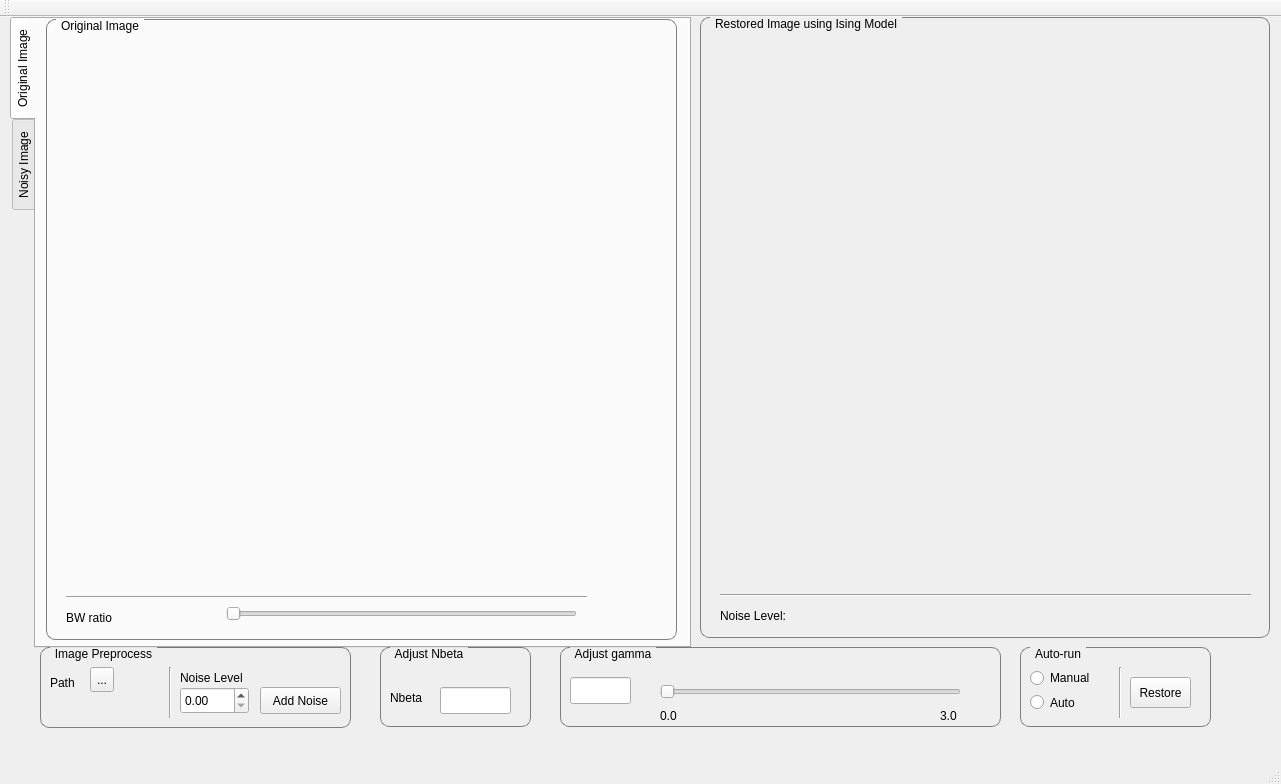
<?xml version="1.0" encoding="UTF-8"?>
<ui version="4.0">
 <class>MainWindow</class>
 <widget class="QMainWindow" name="MainWindow">
  <property name="geometry">
   <rect>
    <x>0</x>
    <y>0</y>
    <width>1281</width>
    <height>784</height>
   </rect>
  </property>
  <property name="windowTitle">
   <string>Image Restoration using Ising Model</string>
  </property>
  <widget class="QWidget" name="centralWidget">
   <widget class="QGroupBox" name="groupBox">
    <property name="geometry">
     <rect>
      <x>560</x>
      <y>630</y>
      <width>441</width>
      <height>80</height>
     </rect>
    </property>
    <property name="styleSheet">
     <string notr="true">QGroupBox {
	border: 1px solid gray;
	border-radius: 9px;
	margin-top: 0.5em;
}

QGroupBox::title{
	subcontrol-origin: margin;
	left: 10px;
	padding: 0 3px 0 3px;
}</string>
    </property>
    <property name="title">
     <string>Adjust gamma</string>
    </property>
    <property name="flat">
     <bool>false</bool>
    </property>
    <widget class="QLineEdit" name="gamma_box">
     <property name="geometry">
      <rect>
       <x>10</x>
       <y>30</y>
       <width>61</width>
       <height>27</height>
      </rect>
     </property>
     <property name="whatsThis">
      <string>&lt;html&gt;&lt;head/&gt;&lt;body&gt;&lt;p&gt;ratio of beta_max over beta&lt;/p&gt;&lt;/body&gt;&lt;/html&gt;</string>
     </property>
    </widget>
    <widget class="QSlider" name="gamma_slider">
     <property name="geometry">
      <rect>
       <x>100</x>
       <y>30</y>
       <width>301</width>
       <height>29</height>
      </rect>
     </property>
     <property name="orientation">
      <enum>Qt::Horizontal</enum>
     </property>
    </widget>
    <widget class="QLabel" name="label_2">
     <property name="geometry">
      <rect>
       <x>380</x>
       <y>60</y>
       <width>21</width>
       <height>17</height>
      </rect>
     </property>
     <property name="text">
      <string>3.0</string>
     </property>
    </widget>
    <widget class="QLabel" name="label_6">
     <property name="geometry">
      <rect>
       <x>100</x>
       <y>60</y>
       <width>21</width>
       <height>17</height>
      </rect>
     </property>
     <property name="text">
      <string>0.0</string>
     </property>
    </widget>
   </widget>
   <widget class="QGroupBox" name="groupBox_2">
    <property name="geometry">
     <rect>
      <x>380</x>
      <y>630</y>
      <width>151</width>
      <height>80</height>
     </rect>
    </property>
    <property name="styleSheet">
     <string notr="true">QGroupBox {
	border: 1px solid gray;
	border-radius: 9px;
	margin-top: 0.5em;
}

QGroupBox::title{
	subcontrol-origin: margin;
	left: 10px;
	padding: 0 3px 0 3px;
}</string>
    </property>
    <property name="title">
     <string>Adjust Nbeta</string>
    </property>
    <widget class="QLabel" name="label_5">
     <property name="geometry">
      <rect>
       <x>10</x>
       <y>40</y>
       <width>67</width>
       <height>21</height>
      </rect>
     </property>
     <property name="text">
      <string>Nbeta</string>
     </property>
    </widget>
    <widget class="QLineEdit" name="nbeta_box">
     <property name="geometry">
      <rect>
       <x>60</x>
       <y>40</y>
       <width>71</width>
       <height>27</height>
      </rect>
     </property>
     <property name="whatsThis">
      <string extracomment="Number of Beta to Annealing"/>
     </property>
     <property name="placeholderText">
      <string extracomment="Enter Number: 1000"/>
     </property>
    </widget>
   </widget>
   <widget class="QGroupBox" name="groupBox_3">
    <property name="geometry">
     <rect>
      <x>1020</x>
      <y>630</y>
      <width>191</width>
      <height>80</height>
     </rect>
    </property>
    <property name="styleSheet">
     <string notr="true">QGroupBox {
	border: 1px solid gray;
	border-radius: 9px;
	margin-top: 0.5em;
}

QGroupBox::title{
	subcontrol-origin: margin;
	left: 10px;
	padding: 0 3px 0 3px;
}</string>
    </property>
    <property name="title">
     <string>Auto-run</string>
    </property>
    <widget class="QRadioButton" name="manual_run_check">
     <property name="geometry">
      <rect>
       <x>10</x>
       <y>20</y>
       <width>91</width>
       <height>22</height>
      </rect>
     </property>
     <property name="text">
      <string>Manual</string>
     </property>
    </widget>
    <widget class="QRadioButton" name="auto_run_check">
     <property name="geometry">
      <rect>
       <x>10</x>
       <y>40</y>
       <width>91</width>
       <height>31</height>
      </rect>
     </property>
     <property name="text">
      <string>Auto</string>
     </property>
    </widget>
    <widget class="QPushButton" name="restore_trigger">
     <property name="geometry">
      <rect>
       <x>110</x>
       <y>30</y>
       <width>61</width>
       <height>31</height>
      </rect>
     </property>
     <property name="text">
      <string>Restore</string>
     </property>
    </widget>
    <widget class="Line" name="line">
     <property name="geometry">
      <rect>
       <x>90</x>
       <y>20</y>
       <width>20</width>
       <height>51</height>
      </rect>
     </property>
     <property name="orientation">
      <enum>Qt::Vertical</enum>
     </property>
    </widget>
   </widget>
   <widget class="QGroupBox" name="groupBox_4">
    <property name="geometry">
     <rect>
      <x>40</x>
      <y>630</y>
      <width>311</width>
      <height>81</height>
     </rect>
    </property>
    <property name="styleSheet">
     <string notr="true">QGroupBox {
	border: 1px solid gray;
	border-radius: 9px;
	margin-top: 0.5em;
}

QGroupBox::title{
	subcontrol-origin: margin;
	left: 10px;
	padding: 0 3px 0 3px;
}</string>
    </property>
    <property name="title">
     <string>Image Preprocess</string>
    </property>
    <widget class="QLabel" name="label">
     <property name="geometry">
      <rect>
       <x>140</x>
       <y>20</y>
       <width>81</width>
       <height>21</height>
      </rect>
     </property>
     <property name="text">
      <string>Noise Level</string>
     </property>
    </widget>
    <widget class="QLabel" name="label_7">
     <property name="geometry">
      <rect>
       <x>10</x>
       <y>20</y>
       <width>31</width>
       <height>31</height>
      </rect>
     </property>
     <property name="text">
      <string>Path</string>
     </property>
    </widget>
    <widget class="QDoubleSpinBox" name="noise_level_box">
     <property name="geometry">
      <rect>
       <x>140</x>
       <y>40</y>
       <width>69</width>
       <height>27</height>
      </rect>
     </property>
    </widget>
    <widget class="QToolButton" name="image_path">
     <property name="geometry">
      <rect>
       <x>50</x>
       <y>20</y>
       <width>24</width>
       <height>25</height>
      </rect>
     </property>
     <property name="text">
      <string>...</string>
     </property>
    </widget>
    <widget class="Line" name="line_3">
     <property name="geometry">
      <rect>
       <x>120</x>
       <y>20</y>
       <width>20</width>
       <height>51</height>
      </rect>
     </property>
     <property name="orientation">
      <enum>Qt::Vertical</enum>
     </property>
    </widget>
    <widget class="QLabel" name="path_display">
     <property name="geometry">
      <rect>
       <x>20</x>
       <y>50</y>
       <width>101</width>
       <height>20</height>
      </rect>
     </property>
     <property name="layoutDirection">
      <enum>Qt::LeftToRight</enum>
     </property>
     <property name="text">
      <string/>
     </property>
    </widget>
    <widget class="QPushButton" name="add_noise_button">
     <property name="geometry">
      <rect>
       <x>220</x>
       <y>40</y>
       <width>81</width>
       <height>27</height>
      </rect>
     </property>
     <property name="text">
      <string>Add Noise</string>
     </property>
    </widget>
   </widget>
   <widget class="QGroupBox" name="groupBox_6">
    <property name="geometry">
     <rect>
      <x>700</x>
      <y>0</y>
      <width>570</width>
      <height>621</height>
     </rect>
    </property>
    <property name="styleSheet">
     <string notr="true">QGroupBox {
	border: 1px solid gray;
	border-radius: 9px;
	margin-top: 0.5em;
}

QGroupBox::title{
	subcontrol-origin: margin;
	left: 10px;
	padding: 0 3px 0 3px;
}</string>
    </property>
    <property name="title">
     <string>Restored Image using Ising Model</string>
    </property>
    <widget class="QLabel" name="restore_image">
     <property name="geometry">
      <rect>
       <x>30</x>
       <y>30</y>
       <width>512</width>
       <height>512</height>
      </rect>
     </property>
     <property name="text">
      <string/>
     </property>
    </widget>
    <widget class="Line" name="line_4">
     <property name="geometry">
      <rect>
       <x>20</x>
       <y>570</y>
       <width>531</width>
       <height>16</height>
      </rect>
     </property>
     <property name="orientation">
      <enum>Qt::Horizontal</enum>
     </property>
    </widget>
    <widget class="QLabel" name="label_8">
     <property name="geometry">
      <rect>
       <x>20</x>
       <y>590</y>
       <width>81</width>
       <height>17</height>
      </rect>
     </property>
     <property name="text">
      <string>Noise Level:</string>
     </property>
    </widget>
    <widget class="QLabel" name="restore_noise_level">
     <property name="geometry">
      <rect>
       <x>130</x>
       <y>590</y>
       <width>111</width>
       <height>17</height>
      </rect>
     </property>
     <property name="text">
      <string/>
     </property>
    </widget>
   </widget>
   <widget class="QTabWidget" name="tabWidget">
    <property name="geometry">
     <rect>
      <x>10</x>
      <y>0</y>
      <width>681</width>
      <height>631</height>
     </rect>
    </property>
    <property name="tabPosition">
     <enum>QTabWidget::West</enum>
    </property>
    <property name="currentIndex">
     <number>0</number>
    </property>
    <widget class="QWidget" name="tab">
     <attribute name="title">
      <string>Original Image</string>
     </attribute>
     <widget class="QGroupBox" name="groupBox_7">
      <property name="geometry">
       <rect>
        <x>10</x>
        <y>0</y>
        <width>631</width>
        <height>621</height>
       </rect>
      </property>
      <property name="styleSheet">
       <string notr="true">QGroupBox {
	border: 1px solid gray;
	border-radius: 9px;
	margin-top: 0.5em;
}

QGroupBox::title{
	subcontrol-origin: margin;
	left: 10px;
	padding: 0 3px 0 3px;
}</string>
      </property>
      <property name="title">
       <string>Original Image</string>
      </property>
      <widget class="QLabel" name="original_image">
       <property name="geometry">
        <rect>
         <x>60</x>
         <y>30</y>
         <width>512</width>
         <height>512</height>
        </rect>
       </property>
       <property name="text">
        <string/>
       </property>
      </widget>
      <widget class="Line" name="line_5">
       <property name="geometry">
        <rect>
         <x>20</x>
         <y>570</y>
         <width>521</width>
         <height>16</height>
        </rect>
       </property>
       <property name="orientation">
        <enum>Qt::Horizontal</enum>
       </property>
      </widget>
      <widget class="QLabel" name="label_4">
       <property name="geometry">
        <rect>
         <x>20</x>
         <y>590</y>
         <width>71</width>
         <height>17</height>
        </rect>
       </property>
       <property name="text">
        <string>BW ratio</string>
       </property>
      </widget>
      <widget class="QLabel" name="ratio_display">
       <property name="geometry">
        <rect>
         <x>90</x>
         <y>590</y>
         <width>67</width>
         <height>17</height>
        </rect>
       </property>
       <property name="text">
        <string/>
       </property>
      </widget>
      <widget class="QSlider" name="ratio_slider">
       <property name="geometry">
        <rect>
         <x>180</x>
         <y>580</y>
         <width>351</width>
         <height>29</height>
        </rect>
       </property>
       <property name="orientation">
        <enum>Qt::Horizontal</enum>
       </property>
      </widget>
     </widget>
    </widget>
    <widget class="QWidget" name="tab_2">
     <attribute name="title">
      <string>Noisy Image</string>
     </attribute>
     <widget class="QGroupBox" name="groupBox_5">
      <property name="geometry">
       <rect>
        <x>10</x>
        <y>0</y>
        <width>631</width>
        <height>621</height>
       </rect>
      </property>
      <property name="styleSheet">
       <string notr="true">QGroupBox {
	border: 1px solid gray;
	border-radius: 9px;
	margin-top: 0.5em;
}

QGroupBox::title{
	subcontrol-origin: margin;
	left: 10px;
	padding: 0 3px 0 3px;
}</string>
      </property>
      <property name="title">
       <string>Noisy Image</string>
      </property>
      <widget class="QLabel" name="noisy_image">
       <property name="geometry">
        <rect>
         <x>60</x>
         <y>30</y>
         <width>512</width>
         <height>512</height>
        </rect>
       </property>
       <property name="text">
        <string/>
       </property>
      </widget>
      <widget class="Line" name="line_2">
       <property name="geometry">
        <rect>
         <x>20</x>
         <y>570</y>
         <width>521</width>
         <height>16</height>
        </rect>
       </property>
       <property name="orientation">
        <enum>Qt::Horizontal</enum>
       </property>
      </widget>
      <widget class="QLabel" name="label_3">
       <property name="geometry">
        <rect>
         <x>20</x>
         <y>590</y>
         <width>91</width>
         <height>17</height>
        </rect>
       </property>
       <property name="text">
        <string>Noise Level:</string>
       </property>
      </widget>
      <widget class="QLabel" name="original_noise_level">
       <property name="geometry">
        <rect>
         <x>140</x>
         <y>590</y>
         <width>67</width>
         <height>17</height>
        </rect>
       </property>
       <property name="text">
        <string/>
       </property>
      </widget>
     </widget>
    </widget>
   </widget>
  </widget>
  <widget class="QMenuBar" name="menuBar">
   <property name="geometry">
    <rect>
     <x>0</x>
     <y>0</y>
     <width>1281</width>
     <height>25</height>
    </rect>
   </property>
  </widget>
  <widget class="QToolBar" name="mainToolBar">
   <attribute name="toolBarArea">
    <enum>TopToolBarArea</enum>
   </attribute>
   <attribute name="toolBarBreak">
    <bool>false</bool>
   </attribute>
  </widget>
  <widget class="QStatusBar" name="statusBar"/>
  <action name="import_image">
   <property name="text">
    <string>Import File</string>
   </property>
  </action>
 </widget>
 <layoutdefault spacing="6" margin="11"/>
 <resources/>
 <connections/>
</ui>
